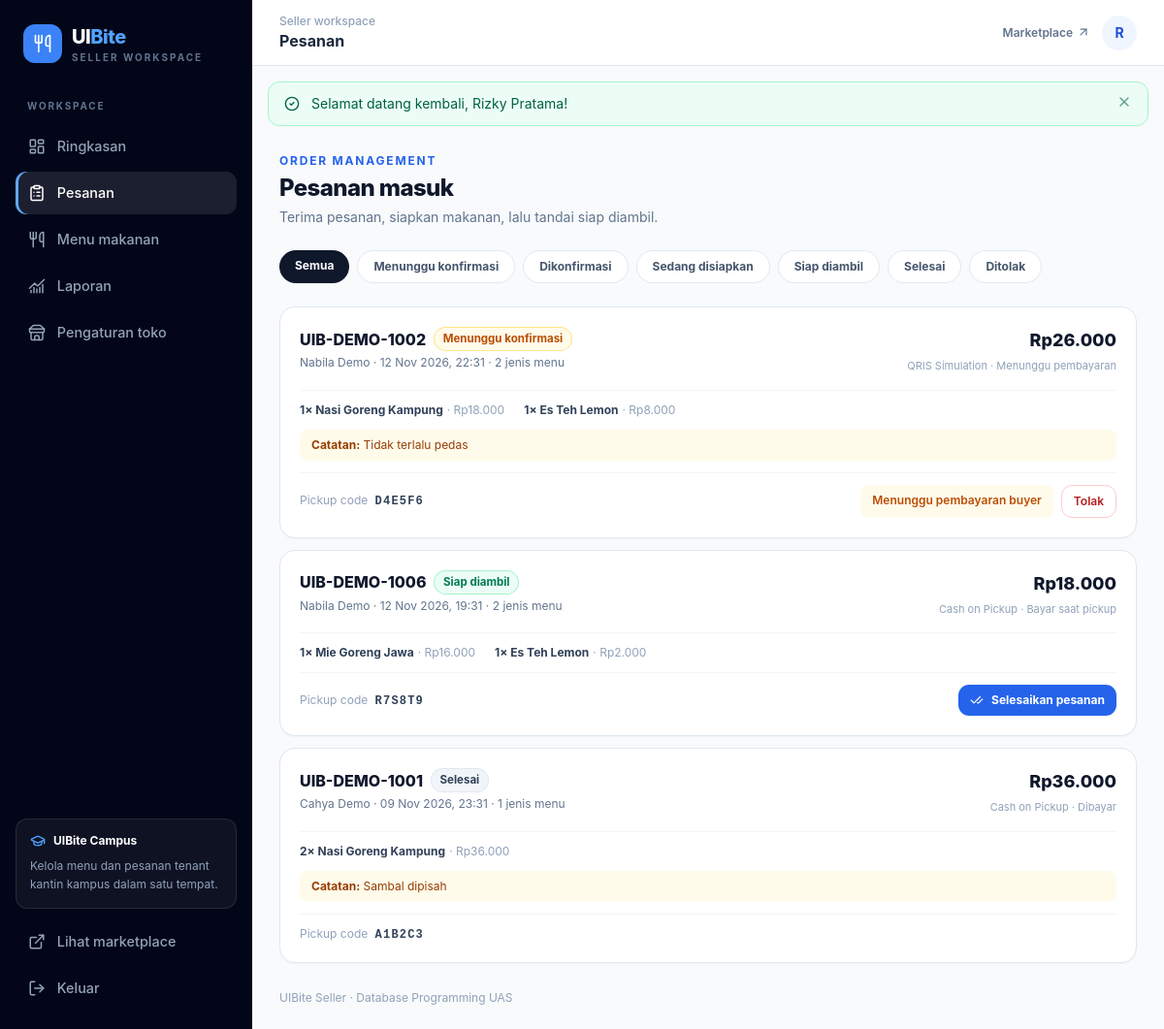
Page /index.php?r=seller.orders (signed in) on the committed database.
### tables this page shows
CREATE TABLE IF NOT EXISTS users (
    id BIGINT UNSIGNED AUTO_INCREMENT PRIMARY KEY,
    name VARCHAR(120) NOT NULL,
    email VARCHAR(190) NOT NULL UNIQUE,
    phone VARCHAR(30) NULL,
    password VARCHAR(255) NOT NULL,
    role ENUM('seller','buyer') NOT NULL DEFAULT 'buyer',
    is_active TINYINT(1) NOT NULL DEFAULT 1,
    created_at TIMESTAMP NOT NULL DEFAULT CURRENT_TIMESTAMP,
    updated_at TIMESTAMP NOT NULL DEFAULT CURRENT_TIMESTAMP ON UPDATE CURRENT_TIMESTAMP,
    INDEX idx_users_role_active (role, is_active)
);

CREATE TABLE IF NOT EXISTS orders (
    id BIGINT UNSIGNED AUTO_INCREMENT PRIMARY KEY,
    order_code VARCHAR(32) NOT NULL UNIQUE,
    buyer_id BIGINT UNSIGNED NOT NULL,
    store_id BIGINT UNSIGNED NOT NULL,
    order_status ENUM('pending','confirmed','preparing','ready','completed','cancelled','rejected') NOT NULL DEFAULT 'pending',
    subtotal DECIMAL(12,2) NOT NULL,
    service_fee DECIMAL(12,2) NOT NULL DEFAULT 0,
    total DECIMAL(12,2) NOT NULL,
    payment_method ENUM('cash_on_pickup','qris_simulation') NOT NULL,
    customer_note VARCHAR(500) NULL,
    pickup_code CHAR(6) NOT NULL,
    created_at TIMESTAMP NOT NULL DEFAULT CURRENT_TIMESTAMP,
    updated_at TIMESTAMP NOT NULL DEFAULT CURRENT_TIMESTAMP ON UPDATE CURRENT_TIMESTAMP,
    completed_at DATETIME NULL,
    cancelled_at DATETIME NULL,
    CONSTRAINT fk_orders_buyer FOREIGN KEY (buyer_id) REFERENCES users(id) ON UPDATE CASCADE ON DELETE RESTRICT,
    CONSTRAINT fk_orders_store FOREIGN KEY (store_id) REFERENCES stores(id) ON UPDATE CASCADE ON DELETE RESTRICT,
    CONSTRAINT chk_orders_subtotal CHECK (subtotal >= 0),
    CONSTRAINT chk_orders_fee CHECK (service_fee >= 0),
    CONSTRAINT chk_orders_total CHECK (total = subtotal + service_fee),
    INDEX idx_orders_store_status_created (store_id, order_status, created_at),
    INDEX idx_orders_buyer_created (buyer_id, created_at),
    INDEX idx_orders_created (created_at)
);

CREATE TABLE IF NOT EXISTS order_items (
    id BIGINT UNSIGNED AUTO_INCREMENT PRIMARY KEY,
    order_id BIGINT UNSIGNED NOT NULL,
    product_id BIGINT UNSIGNED NOT NULL,
    product_name VARCHAR(140) NOT NULL COMMENT 'Snapshot nama produk ketika checkout',
    unit_price DECIMAL(12,2) NOT NULL COMMENT 'Snapshot harga ketika checkout',
    quantity SMALLINT UNSIGNED NOT NULL,
    line_total DECIMAL(12,2) NOT NULL,
    created_at TIMESTAMP NOT NULL DEFAULT CURRENT_TIMESTAMP,
    CONSTRAINT fk_order_items_order FOREIGN KEY (order_id) REFERENCES orders(id) ON UPDATE CASCADE ON DELETE CASCADE,
    CONSTRAINT fk_order_items_product FOREIGN KEY (product_id) REFERENCES products(id) ON UPDATE CASCADE ON DELETE RESTRICT,
    CONSTRAINT chk_order_items_quantity CHECK (quantity > 0),
    CONSTRAINT chk_order_items_price CHECK (unit_price > 0),
    CONSTRAINT chk_order_items_total CHECK (line_total = unit_price * quantity),
    INDEX idx_order_items_product (product_id),
    INDEX idx_order_items_order (order_id)
);

### app/pages/seller/render_seller_orders.php (the view, shortened to what the rows shown need)
<?php
function render_seller_orders(): void
            {
                $seller = require_role('seller');
                $store = get_store_for_seller((int)$seller['id']);
                $status = (string)($_GET['status'] ?? 'all');
                $allowed = ['all', 'pending', 'confirmed', 'preparing', 'ready', 'completed', 'rejected'];
                $sql = "SELECT o.*, u.name AS buyer_name, p.payment_method, p.payment_status, (SELECT COUNT(*) FROM order_items oi WHERE oi.order_id=o.id) AS item_count FROM orders o JOIN users u ON u.id=o.buyer_id JOIN payments p ON p.order_id=o.id WHERE o.store_id=?";
                $params = [$store['id']];
                $sql .= ' ORDER BY FIELD(o.order_status,\'pending\',\'confirmed\',\'preparing\',\'ready\',\'completed\',\'rejected\'), o.created_at DESC LIMIT 100';
                $stmt = db()->prepare($sql);
                $stmt->execute($params);
                $orders = $stmt->fetchAll();
                render_seller_start('Pesanan', 'seller.orders');
?>
    <div class="mb-6">
        <p class="text-xs font-bold uppercase tracking-[.15em] text-brand-600">Order management</p>
        <h2 class="mt-1 text-2xl font-extrabold tracking-tight">Pesanan masuk</h2>
        <p class="mt-1 text-sm text-slate-500">Terima pesanan, siapkan makanan, lalu tandai siap diambil.</p>
    </div>
    <div class="mb-5 flex gap-2 overflow-x-auto pb-1"><?php foreach ($allowed as $filter): ?><a href="<?= e(url('seller.orders', ['status' => $filter])) ?>" class="whitespace-nowrap rounded-full px-4 py-2 text-xs font-bold <?= $status === $filter ? 'bg-slate-900 text-white' : 'border border-slate-200 bg-white text-slate-600 hover:border-brand-200' ?>"><?= $filter === 'all' ? 'Semua' : e(status_label($filter)) ?></a><?php endforeach; ?></div>
    <div class="space-y-3"><?php foreach ($orders as $order): ?><article class="card p-5">
                <div class="flex flex-col justify-between gap-3 border-b border-slate-100 pb-4 sm:flex-row sm:items-start">
                    <div>
                        <div class="flex flex-wrap items-center gap-2">
                            <h3 class="font-extrabold text-slate-900"><?= e($order['order_code']) ?></h3><?= status_badge($order['order_status']) ?>
                        </div>
                        <p class="mt-1 text-xs text-slate-500"><?= e($order['buyer_name']) ?> · <?= format_datetime($order['created_at']) ?> · <?= (int)$order['item_count'] ?> jenis menu</p>
                    </div>
                    <div class="sm:text-right">
                        <p class="text-lg font-extrabold text-slate-900"><?= money($order['total']) ?></p>
                        <p class="mt-1 text-[11px] text-slate-400"><?= $order['payment_method'] === 'qris_simulation' ? 'QRIS Simulation' : 'Cash on Pickup' ?> · <?= e(payment_status_label($order['payment_status'])) ?></p>
                    </div>
                </div>
                <?php $itemStmt = db()->prepare('SELECT product_name,quantity,unit_price,line_total FROM order_items WHERE order_id=?');
                                $itemStmt->execute([$order['id']]);
                                $orderItems = $itemStmt->fetchAll(); ?><div class="flex flex-wrap gap-x-5 gap-y-2 py-3"><?php foreach ($orderItems as $item): ?><div class="text-xs"><span class="font-bold text-slate-700"><?= (int)$item['quantity'] ?>× <?= e($item['product_name']) ?></span><span class="ml-1 text-slate-400">· <?= money($item['line_total']) ?></span></div><?php endforeach; ?></div>
                <?php if ($order['customer_note']): ?><div class="mb-3 rounded-lg bg-amber-50 px-3 py-2 text-xs text-amber-800"><strong>Catatan:</strong> <?= e($order['customer_note']) ?></div><?php endif; ?>
                <div class="flex flex-wrap items-center justify-between gap-3 border-t border-slate-100 pt-3">
                    <div class="text-xs text-slate-400">Pickup code <strong class="ml-1 font-mono tracking-widest text-slate-700"><?= e($order['pickup_code']) ?></strong></div>
                    <div class="flex flex-wrap gap-2">
                        <?php if ($order['order_status'] === 'pending'): ?><?php if ($order['payment_method'] !== 'qris_simulation' || $order['payment_status'] === 'paid'): ?><form method="post" action="<?= e(url('seller.order.update')) ?>"><?= csrf_field() ?><input type="hidden" name="order_id" value="<?= (int)$order['id'] ?>"><input type="hidden" name="next_status" value="confirmed"><button class="btn-primary !px-3 !py-2 text-xs"><i data-lucide="check" class="h-3.5 w-3.5"></i>Terima pesanan</button></form><?php else: ?><span class="rounded-lg bg-amber-50 px-3 py-2 text-xs font-semibold text-amber-700">Menunggu pembayaran buyer</span><?php endif; ?><form method="post" action="<?= e(url('seller.order.update')) ?>" onsubmit="return confirm('Tolak pesanan dan kembalikan stok?')"><?= csrf_field() ?><input type="hidden" name="order_id" value="<?= (int)$order['id'] ?>"><input type="hidden" name="next_status" value="rejected"><button class="btn-danger !px-3 !py-2 text-xs">Tolak</button></form>
                <?php elseif ($order['order_status'] === 'ready'): ?><form method="post" action="<?= e(url('seller.order.update')) ?>"><button class="btn-primary !px-3 !py-2 text-xs"><i data-lucide="check-check" class="h-3.5 w-3.5"></i>Selesaikan pesanan</button></form><?php endif; ?></div>
                </div>
            </article><?php endforeach; ?><?php if (!$orders): ?><div class="card p-12 text-center"><i data-lucide="clipboard-list" class="mx-auto h-8 w-8 text-slate-300"></i>
            </div><?php endif; ?></div>
<?php render_seller_end();
            }

### app/pages/shared/render_seller_start.php (shortened to what the rows shown need)
<?php
function render_seller_start(string $title, string $active): void
    {
        $user = current_user();
        $nav = [
            'seller.dashboard' => ['layout-dashboard', 'Ringkasan'],
            'seller.orders' => ['clipboard-list', 'Pesanan'],
            'seller.products' => ['utensils', 'Menu makanan'],
            'seller.reports' => ['chart-no-axes-combined', 'Laporan'],
            'seller.store' => ['store', 'Pengaturan toko'],
        ];
?>
    <!doctype html>
    <html lang="id">
    <head>
        <link rel="stylesheet" href="<?= e(asset('css/app.css')) ?>">
    </head>
    <body class="min-h-screen bg-slate-50 text-slate-900 antialiased">
        <div class="min-h-screen lg:flex">
            <aside id="seller-sidebar" class="fixed inset-y-0 left-0 z-50 flex w-[260px] -translate-x-full flex-col bg-slate-950 px-4 pb-5 pt-6 text-white transition-transform lg:static lg:translate-x-0">
                <a href="<?= e(url('seller.dashboard')) ?>" class="mb-9 flex items-center gap-2.5 px-2">
                    <span class="grid h-10 w-10 place-items-center rounded-xl bg-brand-500"><i data-lucide="utensils" class="h-5 w-5"></i></span>
                    <span class="text-xl font-extrabold tracking-tight">UI<span class="text-blue-400">Bite</span><span class="block text-[10px] font-bold uppercase tracking-[.2em] text-slate-500">Seller workspace</span></span>
                </a>
                <p class="mb-3 px-3 text-[10px] font-bold uppercase tracking-[.18em] text-slate-500">Workspace</p>
                <nav class="space-y-1">
                    <?php foreach ($nav as $route => [$icon, $label]): ?>
                        <a class="sidebar-link <?= $active === $route ? 'active' : '' ?>" href="<?= e(url($route)) ?>"><i data-lucide="<?= e($icon) ?>" class="h-[18px] w-[18px]"></i><?= e($label) ?></a>
                    <?php endforeach; ?>
                </nav>
                <div class="mt-auto rounded-xl border border-white/10 bg-white/5 p-3.5">
                    <div class="mb-2 flex items-center gap-2 text-xs font-bold text-white"><i data-lucide="graduation-cap" class="h-4 w-4 text-blue-400"></i> UIBite Campus</div>
                    <p class="text-xs leading-relaxed text-slate-400">Kelola menu dan pesanan tenant kantin kampus dalam satu tempat.</p>
                </div>
                <a href="<?= e(url('home')) ?>" class="sidebar-link mt-3"><i data-lucide="external-link" class="h-[18px] w-[18px]"></i>Lihat marketplace</a>
                <form class="mt-1" method="post" action="<?= e(url('auth.logout')) ?>"><?= csrf_field() ?><button type="submit" class="sidebar-link w-full text-left"><i data-lucide="log-out" class="h-[18px] w-[18px]"></i>Keluar</button></form>
            </aside>
            <div class="min-w-0 flex-1">
                <header class="sticky top-0 z-30 flex h-[68px] items-center justify-between border-b border-slate-200 bg-white/95 px-4 backdrop-blur sm:px-7">
                    <div class="flex items-center gap-3">
                        <div>
                            <p class="text-xs font-medium text-slate-400">Seller workspace</p>
                            <h1 class="text-base font-bold text-slate-800"><?= e($title) ?></h1>
                        </div>
                    </div>
                    <div class="flex items-center gap-3"><a href="<?= e(url('home')) ?>" class="hidden text-xs font-semibold text-slate-500 hover:text-brand-700 sm:inline-flex">Marketplace <i data-lucide="arrow-up-right" class="ml-1 h-3.5 w-3.5"></i></a><span class="grid h-9 w-9 place-items-center rounded-full bg-brand-50 text-sm font-bold text-brand-700"><?= e(strtoupper(substr($user['name'] ?? 'S', 0, 1))) ?></span></div>
                </header>
                <main class="p-4 sm:p-7">
                <?php
            }

### app/helpers.php (shortened to what the rows shown need)
<?php
function env(string $key, mixed $default = null): mixed
{
    static $values = null;
    if ($values === null) {
        $file = BASE_PATH . '/.env';
        $values = is_file($file) ? (parse_ini_file($file, false, INI_SCANNER_TYPED) ?: []) : [];
    }
    $value = $_ENV[$key] ?? $_SERVER[$key] ?? getenv($key);
    if ($value === false || $value === null || $value === '') {
        $value = $values[$key] ?? $default;
    }
    return $value;
}
function e(mixed $value): string
{
    return htmlspecialchars((string) $value, ENT_QUOTES | ENT_SUBSTITUTE, 'UTF-8');
}
function base_url(): string
{
    $configured = trim((string) env('APP_URL', ''));
    $script = str_replace('\\', '/', dirname($_SERVER['SCRIPT_NAME'] ?? '/'));
    return $script === '/' || $script === '.' ? '' : rtrim($script, '/');
}
function url(string $route = 'home', array $params = []): string
{
    return base_url() . '/index.php?' . http_build_query(array_merge(['r' => $route], $params));
}
function asset(string $path): string
{
    return base_url() . '/assets/' . ltrim($path, '/');
}
function current_user(): ?array
{
    return $_SESSION['user'] ?? null;
}
function money(int|float|string|null $amount): string
{
    return 'Rp' . number_format((float) $amount, 0, ',', '.');
}
function format_datetime(?string $value, string $format = 'd M Y, H:i'): string
{
    return date($format, strtotime($value));
}
function status_label(string $status): string
{
    return [
        'pending' => 'Menunggu konfirmasi',
        'confirmed' => 'Dikonfirmasi',
        'preparing' => 'Sedang disiapkan',
        'ready' => 'Siap diambil',
        'completed' => 'Selesai',
        'cancelled' => 'Dibatalkan',
        'rejected' => 'Ditolak',
        'paid' => 'Dibayar',
        'unpaid' => 'Belum dibayar',
        'refunded' => 'Dikembalikan',
    ][$status] ?? ucfirst(str_replace('_', ' ', $status));
}
function payment_status_label(string $status): string
{
    return [
        'pending' => 'Menunggu pembayaran',
        'unpaid' => 'Bayar saat pickup',
        'paid' => 'Dibayar',
        'refunded' => 'Dikembalikan',
        'failed' => 'Gagal',
    ][$status] ?? ucfirst(str_replace('_', ' ', $status));
}
function status_classes(string $status): string
{
    return [
        'pending' => 'bg-amber-50 text-amber-700 ring-amber-200',
        'confirmed' => 'bg-sky-50 text-sky-700 ring-sky-200',
        'preparing' => 'bg-violet-50 text-violet-700 ring-violet-200',
        'ready' => 'bg-emerald-50 text-emerald-700 ring-emerald-200',
        'completed' => 'bg-slate-100 text-slate-700 ring-slate-200',
        'cancelled' => 'bg-rose-50 text-rose-700 ring-rose-200',
        'rejected' => 'bg-rose-50 text-rose-700 ring-rose-200',
        'paid' => 'bg-emerald-50 text-emerald-700 ring-emerald-200',
        'unpaid' => 'bg-amber-50 text-amber-700 ring-amber-200',
        'refunded' => 'bg-slate-100 text-slate-700 ring-slate-200',
    ][$status] ?? 'bg-slate-100 text-slate-600 ring-slate-200';
}
function status_badge(string $status): string
{
    return '<span class="badge ring-1 ring-inset ' . status_classes($status) . '">' . e(status_label($status)) . '</span>';
}

### rows in the picture
users: name "R"
orders: order_code "UIB-DEMO-1002", order_status "Menunggu konfirmasi", buyer.name "Nabila Demo", created_at "12 Nov 2026, 22:31", item_count "2", total "Rp26.000", shows "QRIS Simulation", payment_status "Menunggu pembayaran", customer_note "Tidak terlalu pedas", pickup_code "D4E5F6", shows "Menunggu pembayaran buyer"
order_items: quantity "1", product_name "Nasi Goreng Kampung", line_total "Rp18.000"
order_items: quantity "1", product_name "Es Teh Lemon", line_total "Rp8.000"
orders: order_code "UIB-DEMO-1006", order_status "Siap diambil", buyer.name "Nabila Demo", created_at "12 Nov 2026, 19:31", item_count "2", total "Rp18.000", shows "Cash on Pickup", payment_status "Bayar saat pickup", pickup_code "R7S8T9"
order_items: quantity "1", product_name "Mie Goreng Jawa", line_total "Rp16.000"
order_items: quantity "1", product_name "Es Teh Lemon", line_total "Rp2.000"
orders: order_code "UIB-DEMO-1001", order_status "Selesai", buyer.name "Cahya Demo", created_at "09 Nov 2026, 23:31", item_count "1", total "Rp36.000", shows "Cash on Pickup", payment_status "Dibayar", customer_note "Sambal dipisah", pickup_code "A1B2C3"
order_items: quantity "2", product_name "Nasi Goreng Kampung", line_total "Rp36.000"

### other values in the picture
$label "Ringkasan"
$label "Pesanan"
$label "Menu makanan"
$label "Laporan"
$label "Pengaturan toko"
$title "Pesanan"
$item['message'] "Selamat datang kembali, Rizky Pratama!"
status_label($filter) "Menunggu konfirmasi"
status_label($filter) "Dikonfirmasi"
status_label($filter) "Sedang disiapkan"
status_label($filter) "Siap diambil"
status_label($filter) "Selesai"
status_label($filter) "Ditolak"
